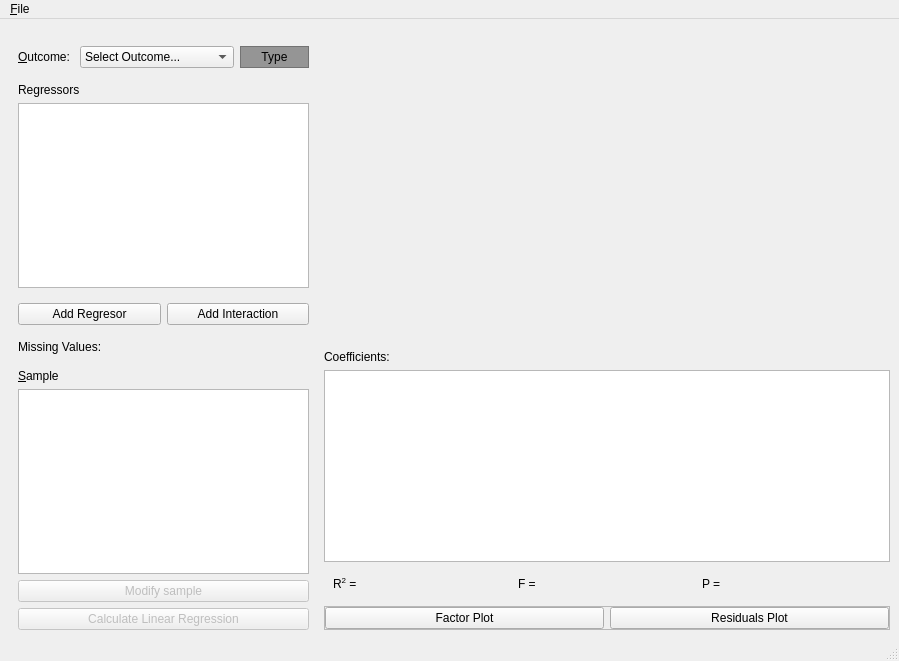
<?xml version="1.0" encoding="UTF-8"?>
<ui version="4.0">
 <class>LinearModel</class>
 <widget class="QMainWindow" name="LinearModel">
  <property name="geometry">
   <rect>
    <x>0</x>
    <y>0</y>
    <width>899</width>
    <height>661</height>
   </rect>
  </property>
  <property name="windowTitle">
   <string>Braviz - Linear Model</string>
  </property>
  <property name="windowIcon">
   <iconset resource="resources.qrc">
    <normaloff>:/icons/linear.png</normaloff>:/icons/linear.png</iconset>
  </property>
  <widget class="QWidget" name="centralwidget">
   <layout class="QHBoxLayout" name="horizontalLayout_4">
    <item>
     <widget class="QFrame" name="control_widget">
      <property name="maximumSize">
       <size>
        <width>309</width>
        <height>16777215</height>
       </size>
      </property>
      <property name="frameShape">
       <enum>QFrame::NoFrame</enum>
      </property>
      <property name="frameShadow">
       <enum>QFrame::Raised</enum>
      </property>
      <layout class="QVBoxLayout" name="verticalLayout">
       <property name="leftMargin">
        <number>0</number>
       </property>
       <property name="topMargin">
        <number>0</number>
       </property>
       <property name="rightMargin">
        <number>0</number>
       </property>
       <property name="bottomMargin">
        <number>0</number>
       </property>
       <item>
        <widget class="QFrame" name="frame">
         <property name="frameShape">
          <enum>QFrame::NoFrame</enum>
         </property>
         <property name="frameShadow">
          <enum>QFrame::Raised</enum>
         </property>
         <layout class="QVBoxLayout" name="verticalLayout_3">
          <item>
           <widget class="QFrame" name="frame_3">
            <property name="frameShape">
             <enum>QFrame::NoFrame</enum>
            </property>
            <property name="frameShadow">
             <enum>QFrame::Raised</enum>
            </property>
            <layout class="QHBoxLayout" name="horizontalLayout_2">
             <property name="leftMargin">
              <number>0</number>
             </property>
             <property name="rightMargin">
              <number>0</number>
             </property>
             <item>
              <widget class="QLabel" name="label">
               <property name="maximumSize">
                <size>
                 <width>56</width>
                 <height>16777215</height>
                </size>
               </property>
               <property name="toolTip">
                <string>Dependent Variable</string>
               </property>
               <property name="text">
                <string>&amp;Outcome: </string>
               </property>
               <property name="buddy">
                <cstring>outcome_sel</cstring>
               </property>
              </widget>
             </item>
             <item>
              <widget class="QComboBox" name="outcome_sel">
               <property name="sizePolicy">
                <sizepolicy hsizetype="Expanding" vsizetype="Fixed">
                 <horstretch>0</horstretch>
                 <verstretch>0</verstretch>
                </sizepolicy>
               </property>
               <property name="currentIndex">
                <number>0</number>
               </property>
               <item>
                <property name="text">
                 <string extracomment="select a new variable">Select Outcome...</string>
                </property>
               </item>
              </widget>
             </item>
             <item>
              <widget class="QLabel" name="outcome_type">
               <property name="sizePolicy">
                <sizepolicy hsizetype="Preferred" vsizetype="Preferred">
                 <horstretch>0</horstretch>
                 <verstretch>0</verstretch>
                </sizepolicy>
               </property>
               <property name="minimumSize">
                <size>
                 <width>69</width>
                 <height>0</height>
                </size>
               </property>
               <property name="toolTip">
                <string>Data type of outcome</string>
               </property>
               <property name="whatsThis">
                <string>The outcome may be an ordinal, binary or nominal variable</string>
               </property>
               <property name="styleSheet">
                <string notr="true">background-color:rgb(149, 149, 149)
</string>
               </property>
               <property name="frameShape">
                <enum>QFrame::StyledPanel</enum>
               </property>
               <property name="text">
                <string>Type</string>
               </property>
               <property name="scaledContents">
                <bool>false</bool>
               </property>
               <property name="alignment">
                <set>Qt::AlignCenter</set>
               </property>
               <property name="textInteractionFlags">
                <set>Qt::LinksAccessibleByMouse|Qt::TextSelectableByMouse</set>
               </property>
              </widget>
             </item>
            </layout>
           </widget>
          </item>
          <item>
           <widget class="QLabel" name="label_2">
            <property name="toolTip">
             <string>Independent Variables</string>
            </property>
            <property name="text">
             <string>Regressors</string>
            </property>
            <property name="buddy">
             <cstring>reg_table</cstring>
            </property>
           </widget>
          </item>
          <item>
           <widget class="QTableView" name="reg_table">
            <property name="sizePolicy">
             <sizepolicy hsizetype="Expanding" vsizetype="Expanding">
              <horstretch>0</horstretch>
              <verstretch>1</verstretch>
             </sizepolicy>
            </property>
            <property name="contextMenuPolicy">
             <enum>Qt::CustomContextMenu</enum>
            </property>
            <property name="alternatingRowColors">
             <bool>true</bool>
            </property>
            <property name="selectionBehavior">
             <enum>QAbstractItemView::SelectRows</enum>
            </property>
            <attribute name="horizontalHeaderStretchLastSection">
             <bool>true</bool>
            </attribute>
           </widget>
          </item>
          <item>
           <widget class="QFrame" name="frame_5">
            <property name="frameShape">
             <enum>QFrame::NoFrame</enum>
            </property>
            <property name="frameShadow">
             <enum>QFrame::Raised</enum>
            </property>
            <layout class="QHBoxLayout" name="horizontalLayout_3">
             <property name="leftMargin">
              <number>0</number>
             </property>
             <property name="rightMargin">
              <number>0</number>
             </property>
             <item>
              <widget class="QPushButton" name="add_regressor_button">
               <property name="toolTip">
                <string>Add regressor variables for the anova analysis</string>
               </property>
               <property name="text">
                <string>Add Regresor</string>
               </property>
              </widget>
             </item>
             <item>
              <widget class="QPushButton" name="add_interaction_button">
               <property name="toolTip">
                <string>Add interaction terms to this anova analysis</string>
               </property>
               <property name="text">
                <string>Add Interaction</string>
               </property>
              </widget>
             </item>
            </layout>
           </widget>
          </item>
          <item>
           <widget class="QLabel" name="missing_label">
            <property name="text">
             <string>Missing Values:</string>
            </property>
           </widget>
          </item>
         </layout>
        </widget>
       </item>
       <item>
        <widget class="QFrame" name="frame_4">
         <property name="frameShape">
          <enum>QFrame::NoFrame</enum>
         </property>
         <property name="frameShadow">
          <enum>QFrame::Raised</enum>
         </property>
         <layout class="QVBoxLayout" name="verticalLayout_4">
          <property name="topMargin">
           <number>0</number>
          </property>
          <property name="bottomMargin">
           <number>0</number>
          </property>
          <item>
           <widget class="QLabel" name="label_3">
            <property name="text">
             <string>&amp;Sample</string>
            </property>
            <property name="buddy">
             <cstring>sample_tree</cstring>
            </property>
           </widget>
          </item>
          <item>
           <widget class="QTreeView" name="sample_tree">
            <property name="sizePolicy">
             <sizepolicy hsizetype="Expanding" vsizetype="Preferred">
              <horstretch>0</horstretch>
              <verstretch>0</verstretch>
             </sizepolicy>
            </property>
            <property name="maximumSize">
             <size>
              <width>16777215</width>
              <height>200</height>
             </size>
            </property>
            <property name="alternatingRowColors">
             <bool>true</bool>
            </property>
            <property name="uniformRowHeights">
             <bool>true</bool>
            </property>
           </widget>
          </item>
          <item>
           <widget class="QPushButton" name="modify_sample_button">
            <property name="enabled">
             <bool>false</bool>
            </property>
            <property name="toolTip">
             <string>Change the datapoints that will be used in this anova analysis</string>
            </property>
            <property name="text">
             <string>Modify sample</string>
            </property>
           </widget>
          </item>
          <item>
           <widget class="QPushButton" name="calculate_button">
            <property name="enabled">
             <bool>false</bool>
            </property>
            <property name="toolTip">
             <string>Fit the linear model</string>
            </property>
            <property name="text">
             <string>Calculate Linear Regression</string>
            </property>
           </widget>
          </item>
         </layout>
        </widget>
       </item>
      </layout>
     </widget>
    </item>
    <item>
     <widget class="QFrame" name="frame_2">
      <property name="frameShape">
       <enum>QFrame::NoFrame</enum>
      </property>
      <property name="frameShadow">
       <enum>QFrame::Raised</enum>
      </property>
      <layout class="QVBoxLayout" name="verticalLayout_2" stretch="1,0,0,0,0">
       <property name="leftMargin">
        <number>0</number>
       </property>
       <property name="topMargin">
        <number>0</number>
       </property>
       <property name="rightMargin">
        <number>0</number>
       </property>
       <property name="bottomMargin">
        <number>0</number>
       </property>
       <item>
        <widget class="QFrame" name="plot_frame">
         <property name="minimumSize">
          <size>
           <width>0</width>
           <height>258</height>
          </size>
         </property>
         <property name="locale">
          <locale language="English" country="UnitedStates"/>
         </property>
         <property name="frameShape">
          <enum>QFrame::NoFrame</enum>
         </property>
         <property name="frameShadow">
          <enum>QFrame::Raised</enum>
         </property>
        </widget>
       </item>
       <item>
        <widget class="QLabel" name="label_7">
         <property name="text">
          <string>Coefficients:</string>
         </property>
        </widget>
       </item>
       <item>
        <widget class="QTableView" name="results_table">
         <property name="cursor" stdset="0">
          <cursorShape>ArrowCursor</cursorShape>
         </property>
         <property name="dragEnabled">
          <bool>true</bool>
         </property>
         <property name="alternatingRowColors">
          <bool>true</bool>
         </property>
         <property name="selectionBehavior">
          <enum>QAbstractItemView::SelectRows</enum>
         </property>
         <property name="sortingEnabled">
          <bool>true</bool>
         </property>
         <attribute name="horizontalHeaderStretchLastSection">
          <bool>true</bool>
         </attribute>
         <attribute name="verticalHeaderVisible">
          <bool>false</bool>
         </attribute>
        </widget>
       </item>
       <item>
        <widget class="QFrame" name="parameters_layout">
         <property name="frameShape">
          <enum>QFrame::NoFrame</enum>
         </property>
         <property name="frameShadow">
          <enum>QFrame::Raised</enum>
         </property>
         <layout class="QHBoxLayout" name="horizontalLayout_5">
          <item>
           <widget class="QLabel" name="r_squared_label">
            <property name="cursor">
             <cursorShape>IBeamCursor</cursorShape>
            </property>
            <property name="text">
             <string>R&lt;sup&gt;2&lt;/sup&gt; = </string>
            </property>
            <property name="textInteractionFlags">
             <set>Qt::LinksAccessibleByMouse|Qt::TextSelectableByMouse</set>
            </property>
           </widget>
          </item>
          <item>
           <widget class="QLabel" name="f_value_label">
            <property name="cursor">
             <cursorShape>IBeamCursor</cursorShape>
            </property>
            <property name="text">
             <string>F =</string>
            </property>
            <property name="textInteractionFlags">
             <set>Qt::LinksAccessibleByMouse|Qt::TextSelectableByMouse</set>
            </property>
           </widget>
          </item>
          <item>
           <widget class="QLabel" name="p_value_label">
            <property name="cursor">
             <cursorShape>IBeamCursor</cursorShape>
            </property>
            <property name="text">
             <string>P =</string>
            </property>
            <property name="textInteractionFlags">
             <set>Qt::LinksAccessibleByMouse|Qt::TextSelectableByMouse</set>
            </property>
           </widget>
          </item>
         </layout>
        </widget>
       </item>
       <item>
        <widget class="QFrame" name="frame_6">
         <property name="frameShape">
          <enum>QFrame::StyledPanel</enum>
         </property>
         <property name="frameShadow">
          <enum>QFrame::Raised</enum>
         </property>
         <layout class="QHBoxLayout" name="horizontalLayout">
          <property name="leftMargin">
           <number>0</number>
          </property>
          <property name="topMargin">
           <number>0</number>
          </property>
          <property name="rightMargin">
           <number>0</number>
          </property>
          <property name="bottomMargin">
           <number>0</number>
          </property>
          <item>
           <widget class="QPushButton" name="factor_plot_button">
            <property name="text">
             <string>Factor Plot</string>
            </property>
           </widget>
          </item>
          <item>
           <widget class="QPushButton" name="residuals_plot_button">
            <property name="text">
             <string>Residuals Plot</string>
            </property>
           </widget>
          </item>
         </layout>
        </widget>
       </item>
      </layout>
     </widget>
    </item>
   </layout>
  </widget>
  <widget class="QMenuBar" name="menubar">
   <property name="geometry">
    <rect>
     <x>0</x>
     <y>0</y>
     <width>899</width>
     <height>27</height>
    </rect>
   </property>
   <widget class="QMenu" name="menuFile">
    <property name="title">
     <string>&amp;File</string>
    </property>
    <widget class="QMenu" name="menuExport">
     <property name="title">
      <string>Export</string>
     </property>
     <addaction name="actionImages"/>
     <addaction name="actionData"/>
    </widget>
    <widget class="QMenu" name="menuAccept_samples">
     <property name="title">
      <string>Accept samples</string>
     </property>
     <addaction name="actionAsk"/>
     <addaction name="actionAlways"/>
     <addaction name="actionNever"/>
    </widget>
    <addaction name="actionSave_scneario"/>
    <addaction name="actionLoad_scenario"/>
    <addaction name="separator"/>
    <addaction name="actionLoad_sample"/>
    <addaction name="actionModify_sample"/>
    <addaction name="actionSend_sample"/>
    <addaction name="menuAccept_samples"/>
    <addaction name="separator"/>
    <addaction name="menuExport"/>
   </widget>
   <addaction name="menuFile"/>
  </widget>
  <widget class="QStatusBar" name="statusbar"/>
  <action name="actionSave_scneario">
   <property name="text">
    <string>Save scenario</string>
   </property>
  </action>
  <action name="actionLoad_scenario">
   <property name="text">
    <string>Load scenario</string>
   </property>
  </action>
  <action name="actionImages">
   <property name="text">
    <string>Images</string>
   </property>
  </action>
  <action name="actionData">
   <property name="text">
    <string>Data</string>
   </property>
  </action>
  <action name="actionLoad_sample">
   <property name="text">
    <string>Load sample</string>
   </property>
  </action>
  <action name="actionSend_sample">
   <property name="text">
    <string>Send sample</string>
   </property>
  </action>
  <action name="actionAlways">
   <property name="checkable">
    <bool>true</bool>
   </property>
   <property name="checked">
    <bool>false</bool>
   </property>
   <property name="text">
    <string>Always</string>
   </property>
  </action>
  <action name="actionAsk">
   <property name="checkable">
    <bool>true</bool>
   </property>
   <property name="checked">
    <bool>true</bool>
   </property>
   <property name="text">
    <string>Ask</string>
   </property>
  </action>
  <action name="actionNever">
   <property name="checkable">
    <bool>true</bool>
   </property>
   <property name="text">
    <string>Never</string>
   </property>
  </action>
  <action name="actionModify_sample">
   <property name="text">
    <string>Modify sample</string>
   </property>
  </action>
 </widget>
 <resources>
  <include location="resources.qrc"/>
 </resources>
 <connections/>
</ui>
